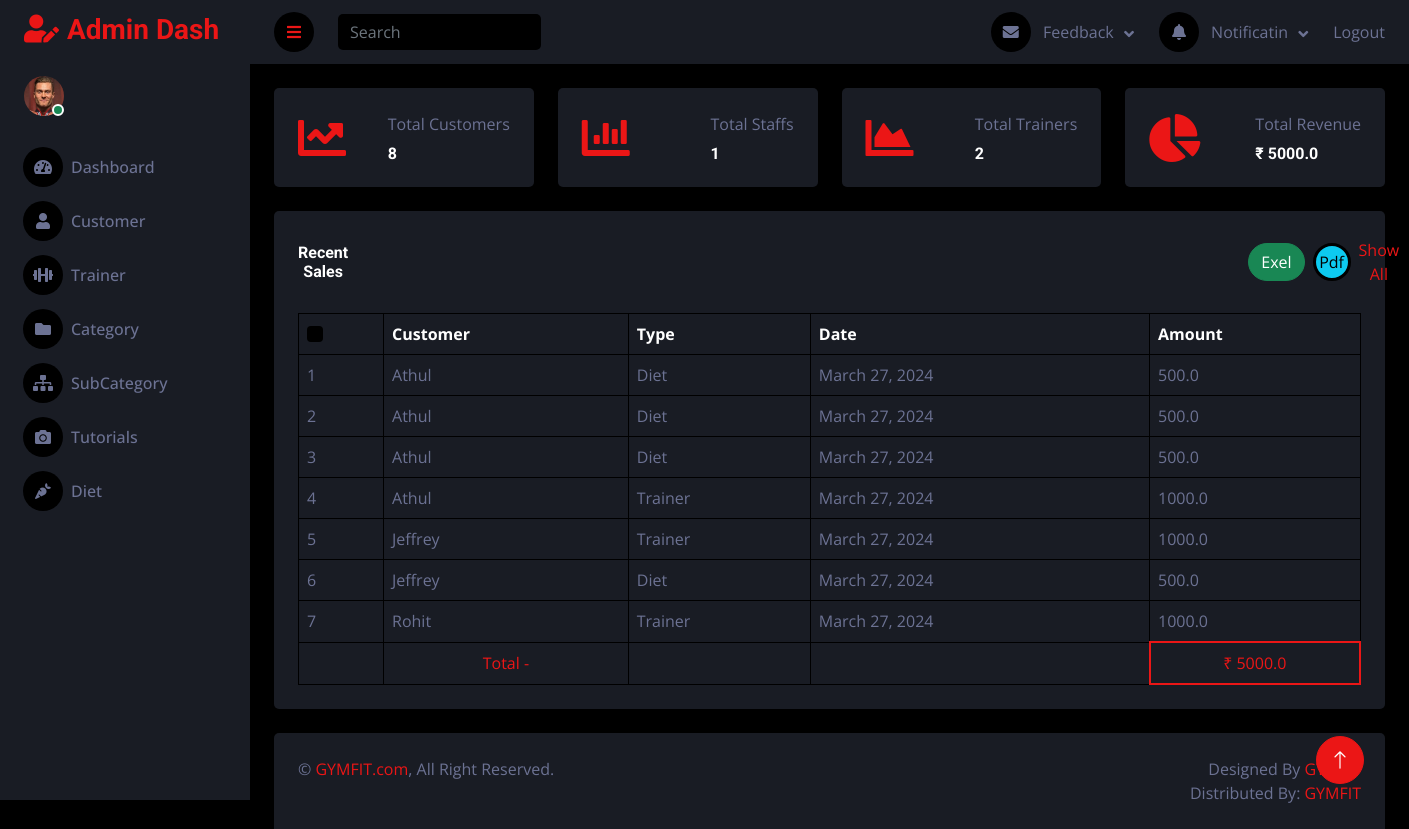
/nadmin/, run on the app's committed database.
### homeapp/models.py (models this page shows, shortened)
class Tbl_payment(models.Model):
    type = models.CharField(max_length=2,choices=(('D','Diet'),('T','Trainer')),default='none')
    card = models.ForeignKey(Tbl_card,on_delete=models.CASCADE)
    date = models.DateField(auto_now_add=True)
    amount = models.FloatField(null=True)
    pstatus = models.BooleanField(default=True)

class Tbl_card(models.Model):
    customer = models.ForeignKey(User,on_delete=models.CASCADE)
    card_number = models.CharField(max_length=16)
    expiry_date = models.DateField()

### adminapp/views.py (the view)
# urls.py: path('',views.adminhome,name='home'),
def adminhome(request,tot=0):
    s = len(Tbl_staff.objects.all())
    c = len(Tbl_customer.objects.all())
    cat = len(Tbl_Trainer.objects.filter(trainer_approval=True))
    tu = len(Tbl_tutorial.objects.all())
    tp = Tbl_payment.objects.all()
    for i in tp:
        tot += i.amount
    return render(request, 'admindash.html',{'s':s,'c':c,'cat':cat,'tu':tu,'pyt':tp,'tot':tot})

### homeapp/context_processor.py (called while the page is built)
def trainer(request):
    trainer = Tbl_Trainer.objects.filter(trainer_approval=True,trainer_status=True)
    return {
        'trainer':trainer
    }

### templates/admindash.html
{% extends 'adminbase.html' %}
{% block content %}
{% include 'salesrevenue.html' %}
{% include 'recentsales.html' %}
{% endblock %}

### templates/recentsales.html
{% load static %}
            <div class="container-fluid pt-4 px-4">
                <div class="bg-secondary text-center rounded p-4">
                    <div class="d-flex align-items-center justify-content-between mb-4">
                        <h6 class="mb-0">Recent Sales</h6>
                        <a href="{% url 'database_to_excelsales' %}" class="btn btn-success rounded-pill m-8" style="margin-left:900px;">Exel</a>
                        <a href="{% url 'generate_pdfsales' %}"  class="btn btn-square btn-info m-2" style="border:solid;padding:5px;">Pdf</a>
                        <a href="">Show All</a>
                    </div>
                    <div class="table-responsive">
                        <table class="table text-start align-middle table-bordered table-hover mb-0">
                            <thead>
                                <tr class="text-white">
                                    <th scope="col"><input class="form-check-input" type="checkbox"></th>
                                    <th scope="col">Customer</th>
                                    <th scope="col">Type</th>
                                    <th scope="col">Date</th>
                                    <th scope="col">Amount</th>
                                </tr>
                            </thead>
                            <tbody>
                                <tr>
                                    {% for i in pyt %}
                                    <td>{{forloop.counter}}</td>
                                    <td>{{i.card.customer.first_name}}</td>
                                    {% if i.type == 'T' %}
                                    <td>Trainer</td>
                                    {% else %}
                                    <td>Diet</td>
                                    {% endif %}
                                    <td>{{i.date}}</td>
                                    <td>{{i.amount}}</td>
                                </tr>
                                {% endfor %}
                                <tr>
                                    <td></td>
                                    <td style="color:#EB1616;text-align:center;">Total - </td>
                                    <td></td>
                                    <td></td>
                                    <td style="border:2px solid #EB1616;color:#EB1616;text-align:center;">₹ {{tot}}</td>
                                </tr>
                            </tbody>
                        </table>
                    </div>
                </div>
            </div>

### static/dash/css/style.css (style rules this page uses)
:root { --primary: #EB1616; --secondary: #191C24; --light: #6C7293; --dark: #000000; }
.btn { transition: .5s; }
.btn-square { width: 38px; height: 38px; }
.btn-square, .btn-sm-square, .btn-lg-square { padding: 0; display: inline-flex; align-items: center; justify-content: center; font-weight: normal; border-radius: 50px; }

### data on the page
Tbl_payment: card.customer.first_name "Athul", type "Diet", date "March 27, 2024", amount "500.0"
Tbl_payment: card.customer.first_name "Athul", type "Diet", date "March 27, 2024", amount "500.0"
Tbl_payment: card.customer.first_name "Athul", type "Diet", date "March 27, 2024", amount "500.0"
Tbl_payment: card.customer.first_name "Athul", type "Trainer", date "March 27, 2024", amount "1000.0"
Tbl_payment: card.customer.first_name "Jeffrey", type "Trainer", date "March 27, 2024", amount "1000.0"
Tbl_payment: card.customer.first_name "Jeffrey", type "Diet", date "March 27, 2024", amount "500.0"
Tbl_payment: card.customer.first_name "Rohit", type "Trainer", date "March 27, 2024", amount "1000.0"

### other printed values
{{ c }} "8"
{{ s }} "1"
{{ cat }} "2"
{{ tot }} "5000.0"
